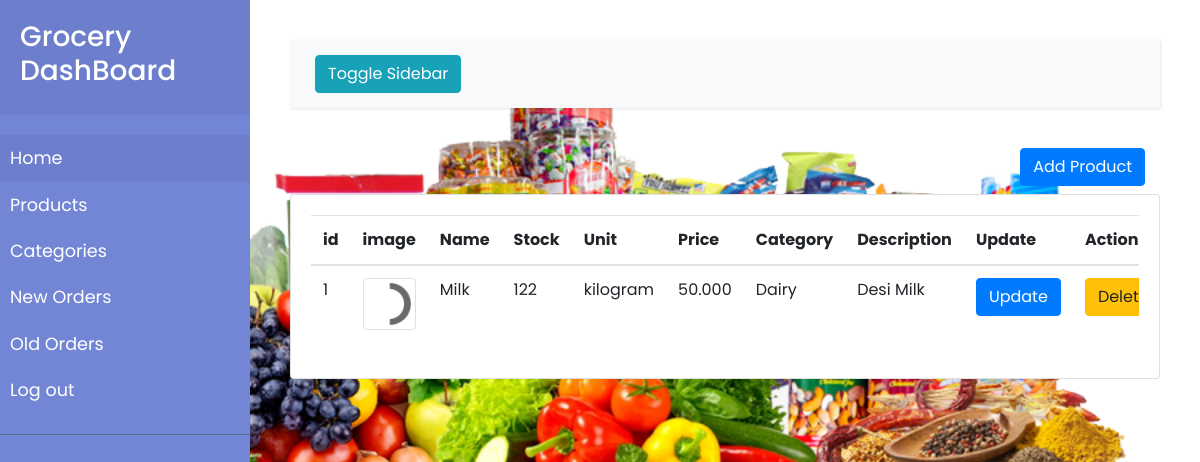
/products (signed in), run on the app's committed database.
### app/models.py (models this page shows, shortened)
class Product(db.Model):
  __tablename__ = "products"
  id = db.Column(db.Integer, primary_key=True)
  product_name =  db.Column(db.String(128), unique=True, nullable=False)
  product_description = db.Column(db.String(255), nullable=False)
  price_per_unit = db.Column(db.Numeric(10,3),nullable=False)
  product_image = db.Column(db.String(256),nullable=False)
  product_type_id = db.Column(db.Integer,db.ForeignKey('product_type.id'), nullable=False)
  unit_id = db.Column(db.Integer, db.ForeignKey('units.id'), nullable=False)
  stock_details = db.relationship('Stock', cascade="all,delete", backref='stock_details', lazy=True)
  ordered_items = db.relationship('OrderedItem',cascade="all,delete", backref='ordered_items', lazy=True)

class Stock(db.Model):
  __tablename__ = "stock"
  product_id = db.Column(db.Integer, db.ForeignKey('products.id'), primary_key=True)
  in_stock = db.Column(db.Integer,nullable=False)
  last_update_time = db.Column(db.DateTime,unique=True ,nullable=False,default=datetime.utcnow)

class Unit(db.Model):
  __tablename__ = "units"
  id = db.Column(db.Integer, primary_key=True)
  unit_name =  db.Column(db.String(64), unique=True, nullable=False)
  unit_short =  db.Column(db.String(8), unique=True, nullable=True)
  ref_products = db.relationship('Product',backref='unit_items', lazy=True)

class ProductType(db.Model):
  __tablename__ = "product_type"
  id = db.Column(db.Integer, primary_key=True)
  type_name =  db.Column(db.String(64), unique=True, nullable=False)
  ref_products = db.relationship('Product', backref='product_items', lazy=True)

### app/main/views.py (the view, shortened to what this page needs)
@main.route('/products', methods=['GET', 'POST'])
@login_required
def products():
  add_form = AddProduct()
  update_form = UpdateProduct()
  delete_form = DeleteProduct()
  add_form.unit_id.choices = [(unit.id, unit.unit_name) for unit in Unit.query.all()]
  add_form.product_type_id.choices = [(category.id, category.type_name) for category in ProductType.query.all()]
  update_form.unit_id.choices = [(unit.id, unit.unit_name) for unit in Unit.query.all()]
  update_form.product_type_id.choices = [(category.id, category.type_name) for category in ProductType.query.all()]
  products = Product.query.all()
  return render_template('products.html',products = products,add_form=add_form,update_form= update_form, delete_form= delete_form)

### app/models.py (called while the page is built)
@login_manager.user_loader
def load_user(user_id):
    return Admin.query.get(int(user_id))

### app/templates/products.html (shortened to what this page needs)
{% extends "dashboard_base.html" %}
{% import "bootstrap/wtf.html" as wtf %}
{% block  content%}
<div class="container-fluid mb-2 text-right">
  <button type="button" class="btn btn-primary " data-toggle="modal" data-target="#add_model" >Add Product</button>
</div>
<div class="card">
  <div class="card-body">
    <div class="table-responsive">
      <table class="table product_table">
        <thead>
          <tr>
            <th scope="col">id</th>
            <th scope="col">image</th>
            <th scope="col">Name</th>
            <th scope="col">Stock</th>
            <th scope="col">Unit</th>
            <th scope="col">Price</th>
            <th scope="col">Category</th>
            <th scope="col">Description</th>
            <th scope="col">Update</th>
            <th scope="col">Action</th>
          </tr>
        </thead>
        <tbody>
          {% for product in products %}
            <tr>
              <td scope="row" name="id">{{product.id}}</td>
              <td > <img src="{{url_for('static',filename='product_images',_external=True)}}/{{product.product_image}}" class=" img-fluid rounded img-thumbnail" style="width: 100px;" alt="Cinque Terre"></td>
              <td>{{product.product_name}}</td>
              <td>{{product.stock_details[0].in_stock}}</td>
              <td name='{{product.unit_id}}'>{{product.unit_items.unit_name}}</td>
              <td >{{product.price_per_unit}}</td>
              <td name='{{product.product_type_id}}'>{{product.product_items.type_name}}</td>
              <td>{{product.product_description }}</td>
              <td><button type="button" class="btn btn-primary update_button" data-toggle="modal" data-target="#update_model" >Update</button></td>
              <td><button type="button" class="btn btn-warning delete_button" data-toggle="modal" data-target="#delete_model" >Delete</button></td>
            </tr>
          {% endfor %}
        </tbody>
      </table>
    </div>
  </div>
</div>
{% endblock %}

### app/static/dashboard_style.css (style rules this page uses)
body { font-family: 'Poppins', sans-serif; background-image: url("./background_images/main_bg.png"); -webkit-background-size: cover; -moz-background-size: cover; -o-background-size: cover; background-size: cover; }

### data on the page
Product: id "1", product_image (picture), product_name "Milk", in_stock "122", unit_items.unit_name "kilogram", price_per_unit "50.000", product_items.type_name "Dairy", product_description "Desi Milk"
